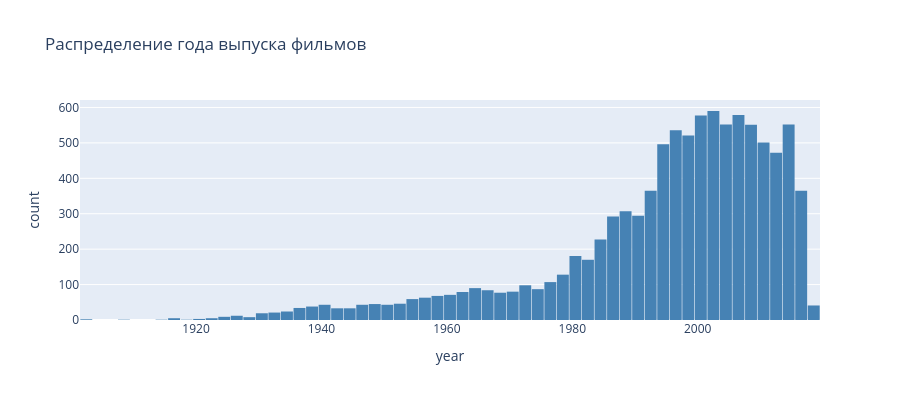

Notebook cell for this chart:
### Code cell
# Гистограмма года (plotly)
year_data = movies['year'].dropna().astype(int)

fig = px.histogram(
    year_data, x=year_data, nbins=60,
    title='Распределение года выпуска фильмов',
    labels={'x': 'Год выпуска', 'y': 'Количество фильмов'},
    color_discrete_sequence=['steelblue']
)
fig.update_layout(bargap=0.05, height=400)
fig.show()

### Figure 1 — Plotly figure (JSON) as saved in the notebook; plotly's stock layout.template omitted (floating-point values rounded to 4 significant figures; data arrays with more than 128 entries replaced by an {"elided": "..."} marker saying what was removed)
{"data": [{"bingroup": "x", "hovertemplate": "year=%{x}<br>count=%{y}<extra></extra>", "legendgroup": "", "marker": {"color": "steelblue", "pattern": {"shape": ""}}, "name": "", "nbinsx": 60, "orientation": "v", "showlegend": false, "type": "histogram", "x": {"elided": "9729 int values"}, "xaxis": "x", "yaxis": "y"}], "layout": {"bargap": 0.05, "barmode": "relative", "height": 400, "legend": {"tracegroupgap": 0}, "title": {"text": "Распределение года выпуска фильмов"}, "xaxis": {"anchor": "y", "domain": [0.0, 1.0], "title": {"text": "year"}}, "yaxis": {"anchor": "x", "domain": [0.0, 1.0], "title": {"text": "count"}}}}
